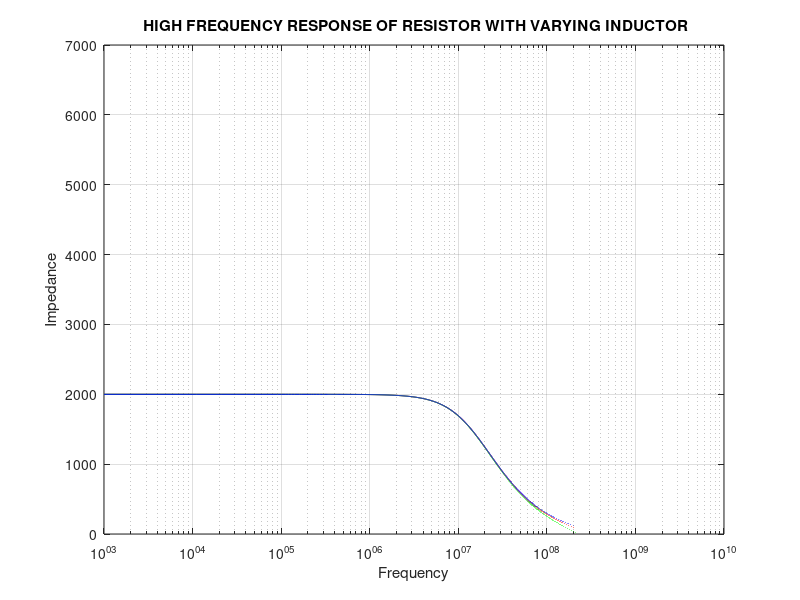

This figure's MATLAB source:
R=2000;
C=5*(10^(-12));
L1=52*(10^(-9));
L2=100*(10^(-9));
L3=30*(10^(-9));
f=1000:10000:10000000000;
z1=(1i*2*3.14*f*L1)+(1./((1i*2*3.14*f*C)+(1./R)));
semilogx(f,abs(z1),'r');
grid on;
hold on;
z2=(1i*2*3.14*f*L2)+(1./((1i*2*3.14*f*C)+(1./R)));
semilogx(f,abs(z2),'g');
z3=(1i*2*3.14*f*L3)+(1./((1i*2*3.14*f*C)+(1./R)));
semilogx(f,abs(z3),'b');
xlabel('Frequency');
ylabel('Impedance');
title(' HIGH FREQUENCY RESPONSE OF RESISTOR WITH VARYING INDUCTOR');